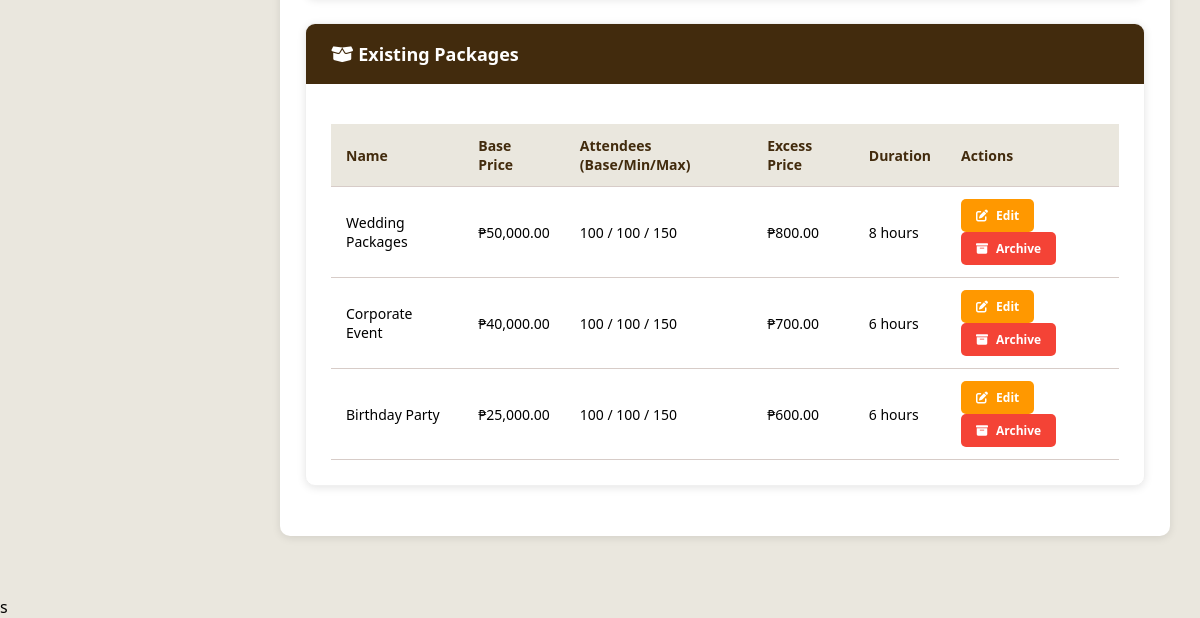
The page /admin/PHP/admin_management.php (signed in, lower part) on the database as committed earlier.
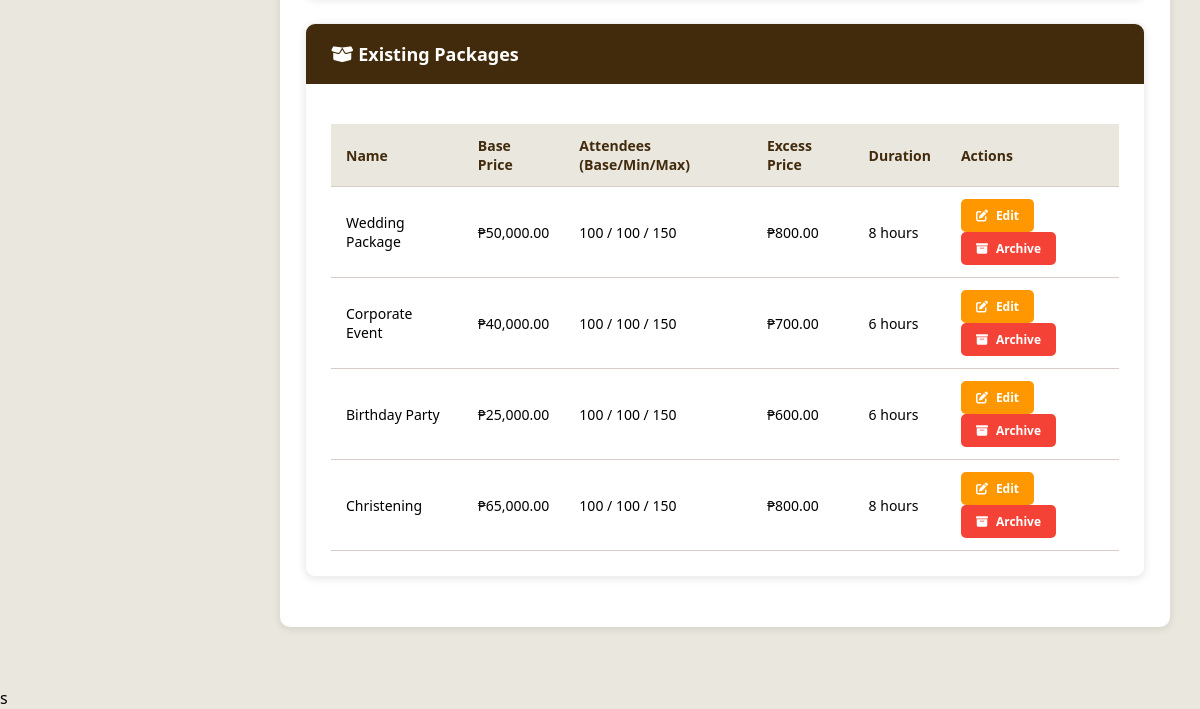
The same page on the database as committed later.
### tables this page shows
CREATE TABLE IF NOT EXISTS `packages` (
  `id` int NOT NULL AUTO_INCREMENT,
  `name` varchar(100) NOT NULL,
  `base_price` decimal(10,2) NOT NULL,
  `base_attendees` int NOT NULL,
  `min_attendees` int NOT NULL DEFAULT '100',
  `max_attendees` int NOT NULL DEFAULT '150',
  `excess_price` decimal(10,2) NOT NULL,
  `duration` int NOT NULL,
  `includes` text NOT NULL,
  `status` enum('active','inactive') DEFAULT 'active',
  `created_at` timestamp NULL DEFAULT CURRENT_TIMESTAMP,
  PRIMARY KEY (`id`)
);

### admin/PHP/admin_management.php (the view, shortened to what the changed rows need)
<?php
$host = 'localhost';
$dbname = 'btonedatabase';
$username = 'root';
$password = '';
try {
    $pdo = new PDO("mysql:host=$host;dbname=$dbname;charset=utf8mb4", $username, $password);
    $pdo->setAttribute(PDO::ATTR_ERRMODE, PDO::ERRMODE_EXCEPTION);
} catch (PDOException $e) {
    die("Database Connection Failed: " . $e->getMessage());
}
$pdo->exec("
    CREATE TABLE IF NOT EXISTS services_content (
        id INT AUTO_INCREMENT PRIMARY KEY,
        service_name VARCHAR(100) NOT NULL,
        description TEXT,
        image_path VARCHAR(500),
        price_info VARCHAR(200),
        features TEXT,
        status ENUM('active', 'archived') DEFAULT 'active',
        sort_order INT DEFAULT 0,
        created_at TIMESTAMP DEFAULT CURRENT_TIMESTAMP,
        updated_at TIMESTAMP DEFAULT CURRENT_TIMESTAMP ON UPDATE CURRENT_TIMESTAMP
    )
");
$checkServices = $pdo->query("SELECT COUNT(*) FROM services_content")->fetchColumn();
if ($checkServices == 0) {
    $pdo->exec("INSERT INTO services_content (service_name, description, image_path, price_info, features, sort_order) VALUES
        ('Wedding', 'Perfect wedding venue with complete amenities', '../Img/Wedding.png', '₱50,000 (50 pax, ₱900 per head excess)', 'Venue rental for 8 hours|Event Coordination & Setup|Lights (2x)|Speakers (4x)|Tables & Chairs with linens|Backdrop & stage decor|Basic catering for 50 pax', 1),
        ('Birthday Party', 'Fun and festive birthday celebrations', '../Img/bday.png', '₱25,000 (30 pax, ₱500 per head excess)', 'Themed backdrop & balloons|Lights (2x)|Speakers (2x)|Tables & chairs with covers|Basic catering for 30 pax', 2),
        ('Corporate Event', 'Professional setting for business events', '../Img/Corporate.png', '₱40,000 (100 pax, ₱700 per head excess)', 'Professional stage & backdrop|Projector & screen|Lights (4x)|Speakers (4x)|Tables & chairs|Basic catering for 100 pax', 3),
        ('Christening', 'Joyful christening celebrations', '../Img/Christening.png', '₱20,000 (30 pax, ₱400 per head excess)', 'Simple backdrop & floral decor|Lights (2x)|Speakers (2x)|Tables & chairs with linens|Basic catering for 30 pax', 4),
        ('Debut', 'Memorable debut celebrations', '../Img/18th.png', '₱35,000 (50 pax, ₱800 per head excess)', 'Themed stage & backdrop|Lights (3x)|Speakers (3x)|Tables & chairs with covers|Basic catering for 50 pax', 5)
    ");
}
$pdo->exec("
    CREATE TABLE IF NOT EXISTS archived_packages (
        id INT AUTO_INCREMENT PRIMARY KEY,
        original_id INT NOT NULL,
        name VARCHAR(100) NOT NULL,
        base_price DECIMAL(10,2) NOT NULL,
        base_attendees INT NOT NULL,
        min_attendees INT DEFAULT 100,
        max_attendees INT DEFAULT 150,
        excess_price DECIMAL(10,2) NOT NULL,
        duration INT NOT NULL,
        includes TEXT NOT NULL,
        archived_at TIMESTAMP DEFAULT CURRENT_TIMESTAMP,
        archived_by INT,
        reason TEXT
    )
");
$pdo->exec("
    CREATE TABLE IF NOT EXISTS archived_services (
        id INT AUTO_INCREMENT PRIMARY KEY,
        original_id INT NOT NULL,
        name VARCHAR(100) NOT NULL,
        price DECIMAL(10,2) NOT NULL,
        description TEXT,
        category VARCHAR(50) DEFAULT 'General',
        archived_at TIMESTAMP DEFAULT CURRENT_TIMESTAMP,
        archived_by INT,
        reason TEXT
    )
");
$pdo->exec("
    CREATE TABLE IF NOT EXISTS catering_packages (
        id INT AUTO_INCREMENT PRIMARY KEY,
        name VARCHAR(100) NOT NULL,
        base_price DECIMAL(10,2) NOT NULL,
        min_attendees INT NOT NULL DEFAULT 100,
        dish_count INT NOT NULL,
        includes TEXT NOT NULL,
        status ENUM('active', 'inactive') DEFAULT 'active',
        created_at TIMESTAMP DEFAULT CURRENT_TIMESTAMP,
        updated_at TIMESTAMP DEFAULT CURRENT_TIMESTAMP ON UPDATE CURRENT_TIMESTAMP
    )
");
$pdo->exec("
    CREATE TABLE IF NOT EXISTS catering_dishes (
        id INT AUTO_INCREMENT PRIMARY KEY,
        name VARCHAR(100) NOT NULL,
        category ENUM('Pork','Chicken','Beef','Fish','Vegetables','Pasta','Dessert','Juice','Soup','Appetizer') NOT NULL,
        description TEXT,
        is_default TINYINT(1) DEFAULT 0,
        image_path VARCHAR(500) DEFAULT '../Img/menu.png',
        status ENUM('active', 'inactive') DEFAULT 'active',
        created_at TIMESTAMP DEFAULT CURRENT_TIMESTAMP,
        updated_at TIMESTAMP DEFAULT CURRENT_TIMESTAMP ON UPDATE CURRENT_TIMESTAMP
    )
");
$pdo->exec("
    CREATE TABLE IF NOT EXISTS catering_addons (
        id INT AUTO_INCREMENT PRIMARY KEY,
        name VARCHAR(100) NOT NULL,
        price DECIMAL(10,2) NOT NULL,
        description TEXT,
        status ENUM('active', 'inactive') DEFAULT 'active',
        created_at TIMESTAMP DEFAULT CURRENT_TIMESTAMP,
        updated_at TIMESTAMP DEFAULT CURRENT_TIMESTAMP ON UPDATE CURRENT_TIMESTAMP
    )
");
$pdo->exec("
    CREATE TABLE IF NOT EXISTS archived_catering_packages (
        id INT AUTO_INCREMENT PRIMARY KEY,
        original_id INT NOT NULL,
        name VARCHAR(100) NOT NULL,
        base_price DECIMAL(10,2) NOT NULL,
        min_attendees INT NOT NULL DEFAULT 100,
        dish_count INT NOT NULL,
        includes TEXT NOT NULL,
        archived_at TIMESTAMP DEFAULT CURRENT_TIMESTAMP,
        archived_by INT,
        reason TEXT
    )
");
$pdo->exec("
    CREATE TABLE IF NOT EXISTS archived_catering_dishes (
        id INT AUTO_INCREMENT PRIMARY KEY,
        original_id INT NOT NULL,
        name VARCHAR(100) NOT NULL,
        category ENUM('Pork','Chicken','Beef','Fish','Vegetables','Pasta','Dessert','Juice','Soup','Appetizer') NOT NULL,
        description TEXT,
        image_path VARCHAR(500),
        archived_at TIMESTAMP DEFAULT CURRENT_TIMESTAMP,
        archived_by INT,
        reason TEXT
    )
");
$pdo->exec("
    CREATE TABLE IF NOT EXISTS archived_catering_addons (
        id INT AUTO_INCREMENT PRIMARY KEY,
        original_id INT NOT NULL,
        name VARCHAR(100) NOT NULL,
        price DECIMAL(10,2) NOT NULL,
        description TEXT,
        archived_at TIMESTAMP DEFAULT CURRENT_TIMESTAMP,
        archived_by INT,
        reason TEXT
    )
");
$packages = $pdo->query("SELECT * FROM packages")->fetchAll();
$active_tab = isset($_GET['tab']) ? $_GET['tab'] : 'packages';
?>
<!DOCTYPE html>
<html lang="en">
<head>
    <link rel="stylesheet" href="https://cdnjs.cloudflare.com/ajax/libs/font-awesome/6.4.0/css/all.min.css">
</head>
<body>
    <div class="dashboard-container">
        <main class="main-content">
            <div class="management-container">
                <div class="tab-container">
                    <div id="packages-tab" class="tab-content <?php echo $active_tab == 'packages' ? 'active' : ''; ?>">
                        <div class="card">
                            <div class="card-body">
                                <div class="table-container">
                                    <table class="table">
                                        <thead>
                                            <tr>
                                                <th>Name</th>
                                                <th>Base Price</th>
                                                <th>Attendees (Base/Min/Max)</th>
                                                <th>Excess Price</th>
                                                <th>Duration</th>
                                                <th>Actions</th>
                                            </tr>
                                        </thead>
                                        <tbody>
                                            <?php foreach ($packages as $package): ?>
                                            <tr>
                                                <td><?php echo htmlspecialchars($package['name']); ?></td>
                                                <td>₱<?php echo number_format($package['base_price'], 2); ?></td>
                                                <td><?php echo $package['base_attendees']; ?> / <?php echo $package['min_attendees']; ?> / <?php echo $package['max_attendees']; ?></td>
                                                <td>₱<?php echo number_format($package['excess_price'], 2); ?></td>
                                                <td><?php echo $package['duration']; ?> hours</td>
                                                <td>
                                                    <a href="?edit_package=<?php echo $package['id']; ?>&tab=packages" class="btn btn-warning btn-sm">
                                                        <i class="fas fa-edit"></i> Edit
                                                    </a>
                                                    <button class="btn btn-danger btn-sm" onclick="archiveItem('package', <?php echo $package['id']; ?>)">
                                                        <i class="fas fa-archive"></i> Archive
                                                    </button>
                                                </td>
                                            </tr>
                                            <?php endforeach; ?>
                                        </tbody>
                                    </table>
                                </div>
                            </div>
                        </div>
                    </div>
                </div>
            </div>
        </main>
    </div>
</body>
</html>s

Rows that differ between the two databases and show on the page:
changed packages: name "Wedding Packages" → "Wedding Package"
added packages: name "Christening", base_price "65,000.00", base_attendees "100", min_attendees "100", max_attendees "150", excess_price "800.00", duration "8"
